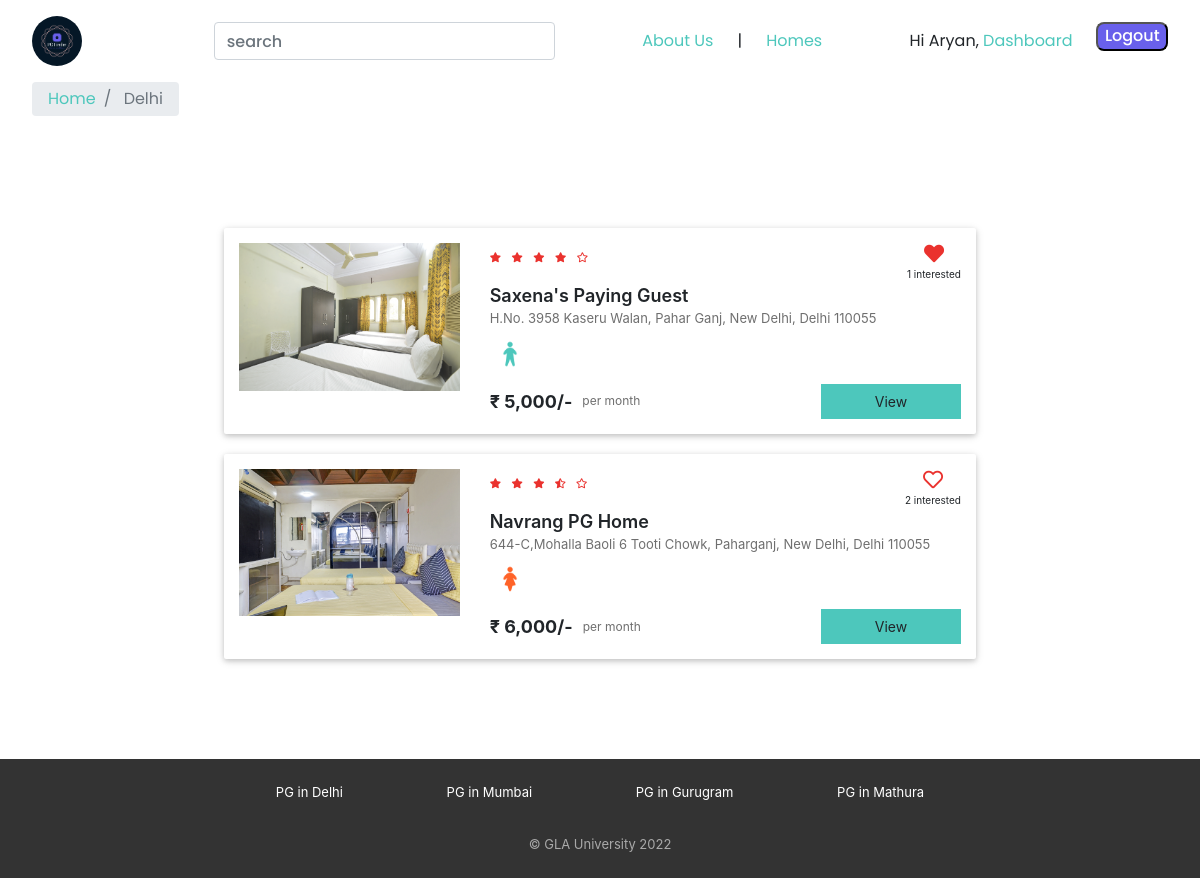
/property_list.php?city=Delhi (signed in), run on the app's committed database.
### tables this page shows
CREATE TABLE `properties` (
  `id` int(11) NOT NULL,
  `city_id` int(11) NOT NULL,
  `name` varchar(150) NOT NULL,
  `address` varchar(255) NOT NULL,
  `description` longtext NOT NULL,
  `gender` enum('male','female','unisex') NOT NULL,
  `rent` int(11) NOT NULL,
  `rating_clean` float(2,1) NOT NULL,
  `rating_food` float(2,1) NOT NULL,
  `rating_safety` float(2,1) NOT NULL
);

### property_list.php (the view, shortened to what this page needs)
<?php
require "includes/database_connect.php";
$user_id = isset($_SESSION['user_id']) ? $_SESSION['user_id'] : NULL;
$city_name = $_GET["city"];
$sql_1 = "SELECT * FROM cities WHERE name = '$city_name'";
$result_1 = mysqli_query($conn, $sql_1);
$city = mysqli_fetch_assoc($result_1);
$city_id = $city['id'];
$sql_2 = "SELECT * FROM properties WHERE city_id = $city_id";
$result_2 = mysqli_query($conn, $sql_2);
$properties = mysqli_fetch_all($result_2, MYSQLI_ASSOC);
$sql_3 = "SELECT *
                FROM interested_users_properties iup
                INNER JOIN properties p ON iup.property_id = p.id
                WHERE p.city_id = $city_id";
$result_3 = mysqli_query($conn, $sql_3);
$interested_users_properties = mysqli_fetch_all($result_3, MYSQLI_ASSOC);
?>
<!DOCTYPE html>
<html lang="en">
<head>
    <?php
    include "includes/head_links.php";
    ?>
    <link href="css/property_list.css" rel="stylesheet" />
    <link rel="stylesheet" href="css/style.css">
</head>
<body>
<nav>
    <div class="icon">
        <img src="img/Logo/png/logo-color.png" alt="icon" onclick="gotoLink('index.php')">
    </div>
    <div class="links" style="column-gap: 2vw;">
        <div class="search-button">
            <form id="search-form" action="property_list.php" method="GET">
                <label for="search-city"></label><input class="form-control" type="text" name="city" id="search-city" placeholder="search">
            </form>
        </div>
        <div class="text-links">
            <a href="aboutUs.php">About Us</a>
            |
            <a href="home.php">Homes</a>
        </div>
        <div class="home-name">
            <?php
            if (isset($_SESSION['user_id'])) {
                ?>
                <p>Hi <?= $_SESSION["full_name"] ?>, <a class="nav-link" href="dashboard.php"> Dashboard </a></p>
                <?php
            }
            ?>
        </div>
        <?php
        if (!isset($_SESSION['user_id'])) {
            ?>
            <div class="login-button">
                <button onclick="gotoLink('logup.php')">Login</button>
            </div>
            <?php
        } else {
            ?>
            <div class="login-button">
                <button onclick="gotoLink('logout.php')">Logout</button>
            </div>
            <?php
        }
        ?>
    </div>
</nav>
<nav aria-label="breadcrumb">
    <ol class="breadcrumb py-2">
        <li class="breadcrumb-item">
            <a href="home.php">Home</a>
        </li>
        <li class="breadcrumb-item active" aria-current="page">
            <?= $city_name; ?>
        </li>
    </ol>
</nav>
<div class="page-container">
    <?php
    foreach ($properties as $property) {
        $property_images = glob("img/properties/" . $property['id'] . "/*");
        ?>
        <div class="property-card property-id-<?= $property['id'] ?> row">
            <div class="image-container col-md-4">
                <img src="<?= $property_images[0] ?>" />
            </div>
            <div class="content-container col-md-8">
                <div class="row no-gutters justify-content-between">
                    <?php
                    $total_rating = ($property['rating_clean'] + $property['rating_food'] + $property['rating_safety']) / 3;
                    $total_rating = round($total_rating, 1);
                    ?>
                    <div class="star-container" title="<?= $total_rating ?>">
                        <?php
                        $rating = $total_rating;
                        for ($i = 0; $i < 5; $i++) {
                            if ($rating >= $i + 0.8) {
                                ?>
                                <i class="fas fa-star"></i>
                                <?php
                            } elseif ($rating >= $i + 0.3) {
                                ?>
                                <i class="fas fa-star-half-alt"></i>
                                <?php
                            } else {
                                ?>
                                <i class="far fa-star"></i>
                                <?php
                            }
                        }
                        ?>
                    </div>
                    <div class="interested-container">
                        <?php
                        $interested_users_count = 0;
                        $is_interested = false;
                        foreach ($interested_users_properties as $interested_user_property) {
                            if ($interested_user_property['property_id'] == $property['id']) {
                                $interested_users_count++;
                                if ($interested_user_property['user_id'] == $user_id) {
                                    $is_interested = true;
                                }
                            }
                        }
                        if ($is_interested) {
                            ?>
                            <i class="is-interested-image property-id-<?= $property['id'] ?> fas fa-heart" property_id="<?= $property['id'] ?>"></i>
                            <?php
                        } else {
                            ?>
                            <i class="is-interested-image property-id-<?= $property['id'] ?> far fa-heart" property_id="<?= $property['id'] ?>"></i>
                            <?php
                        }
                        ?>
                        <div class="interested-text">
                            <span class="interested-user-count property-id-<?= $property['id'] ?> "><?= $interested_users_count ?></span> interested
                        </div>
                    </div>
                </div>
                <div class="detail-container">
                    <div class="property-name"><?= $property['name'] ?></div>
                    <div class="property-address"><?= $property['address'] ?></div>
                    <div class="property-gender">
                        <?php
                        if ($property['gender'] == "male") {
                            ?>
                            <img src="img/male.png" />
                            <?php
                        } else{
                            ?>
                            <img src="img/female.png" />
                            <?php
                        }
                        ?>
                    </div>
                </div>
                <div class="row no-gutters">
                    <div class="rent-container col-6">
                        <div class="rent">₹ <?= number_format($property['rent']) ?>/-</div>
                        <div class="rent-unit">per month</div>
                    </div>
                    <div class="button-container col-6">
                        <a href="property_detail.php?property_id=<?= $property['id'] ?>" class="btn btn-primary">View</a>
                    </div>
                </div>
            </div>
        </div>
        <?php
    }
        ?>
</div>
<?php
include "includes/footer.php";
?>
</body>
</html>

### css/common.css (style rules this page uses)
* { padding: 0; margin: 0; }
html { font-family: 'Poppins', sans-serif; background-color: white; }
.page-container { max-width: 800px; padding: 80px 24px; margin: auto; }

### css/property_list.css (style rules this page uses)
.property-card { background-color: #ffffff; border-radius: 2px; padding: 15px 0px; margin: 0px auto 20px; box-shadow: 0 2px 5px 0 rgba(0, 0, 0, 0.16), 0 2px 10px 0 rgba(0, 0, 0, 0.12); }
.image-container { text-align: center; }
.image-container img { width: 100%; max-width: 300px; }
.star-container i { color: #EA322E; font-size: 10px; margin-right: 6px; }
.interested-container { text-align: center; }
.interested-container i { color: #EA322E; font-size: 20px; cursor: pointer; }
.interested-text { font-size: 10px; }
.detail-container { padding-bottom: 10px; }
.property-name { font-size: 18px; font-weight: 600; }
.property-address { color: #6f6f6f; font-size: 13px; padding-bottom: 5px; }
.property-gender img { width: 40px; }
.rent-container { display: flex; align-items: center; }
.rent { font-size: 18px; font-weight: bold; padding-right: 10px; }
.rent-unit { color: #6f6f6f; font-size: 12px; }
.button-container .btn { font-size: 14px; border-radius: 0px; width: 140px; float: right; }

### css/style.css (style rules this page uses)
* { padding: 0; margin: 0; box-sizing: border-box; }
html { font-family: 'Poppins', sans-serif; background-color: white; }
a { text-decoration: none; background-image: linear-gradient(#d99a5a, #d99a5a); background-size: 0 0.1em; background-position-y: 100%; background-position-x: 100%; background-repeat: no-repeat; transition: background-size 0.2s ease-in-out; }
button { font-family: Poppins, sans-serif; font-size: max(16px, 1.2vw); background-color: #6960eb; color: white; font-weight: 500; padding: 0.2rem 0.4rem; border-radius: 0.5rem; transition: 250ms linear; }
input { font-family: Poppins, sans-serif; font-size: 1.2rem; background-color: #6960eb; color: white; font-weight: 500; padding: 0.2rem 0.4rem; border-radius: 0.5rem; transition: 250ms linear; }
input { outline: none; font-family: Lobster, cursive; font-weight: 400; font-size: 15px; background: none; border: 1px solid black; padding: 5px; border-radius: 10px;; }
nav { box-sizing: border-box; display: flex; flex-direction: row; align-items: center; margin: 1rem 2rem; }
.icon { width: 10%; display: flex; align-items: center; }
nav .icon img { width: 50px; aspect-ratio: 1; border-radius: 50px; transition: 300ms linear; }
nav .links { box-sizing: border-box; width: 90%; display: flex; flex-direction: row; justify-content: right; }
.search-button { margin: auto 0 auto; }
.search-button input { font-family: 'Poppins', sans-serif; color: black; font-weight: 500; }
nav .links .text-links { width: 30%; display: flex; justify-content: center; column-gap: 2vw; align-items: center; }

### property_list.php (style rules this page uses)
nav { line-height: 1.15; font-family: 'Poppins', sans-serif; }
#search-form { display: flex; justify-content: center; align-items: center; }
.login-button { display: flex; justify-content: center; align-items: center; }
.home-name { display: flex; align-items: center; }
.home-name p { margin: 0; }
.home-name a { display: revert; padding: 0; }

### data on the page
properties: shows a picture, interested_users_count "1", name "Saxena's Paying Guest", address "H.No. 3958 Kaseru Walan, Pahar Ganj, New Delhi, Delhi 110055", rent "5,000"
properties: shows a picture, interested_users_count "2", name "Navrang PG Home", address "644-C,Mohalla Baoli 6 Tooti Chowk, Paharganj, New Delhi, Delhi 110055", rent "6,000"

### other printed values
$_SESSION["full_name"] "Aryan"
$city_name "Delhi"
